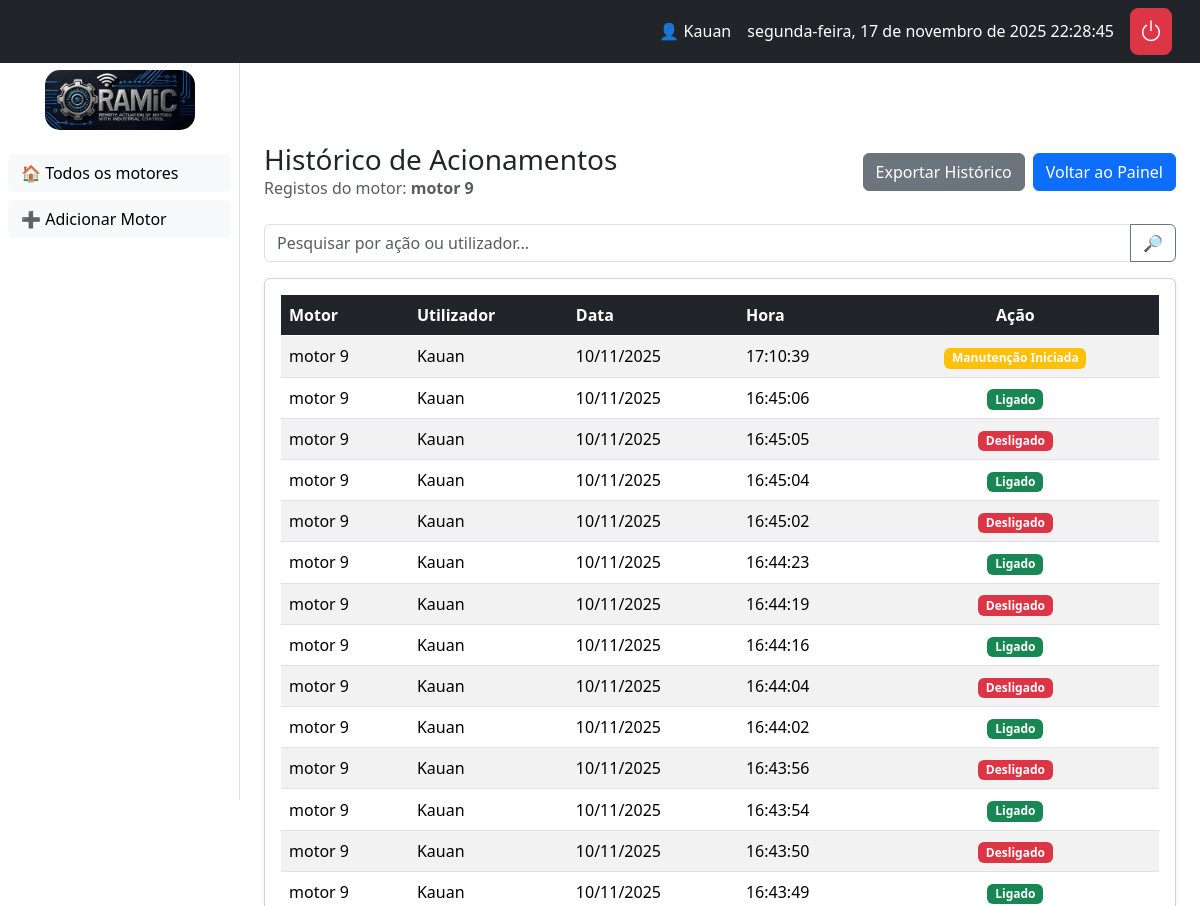
The page /motor/1/historico/ (signed in, upper part) on the database as committed earlier.
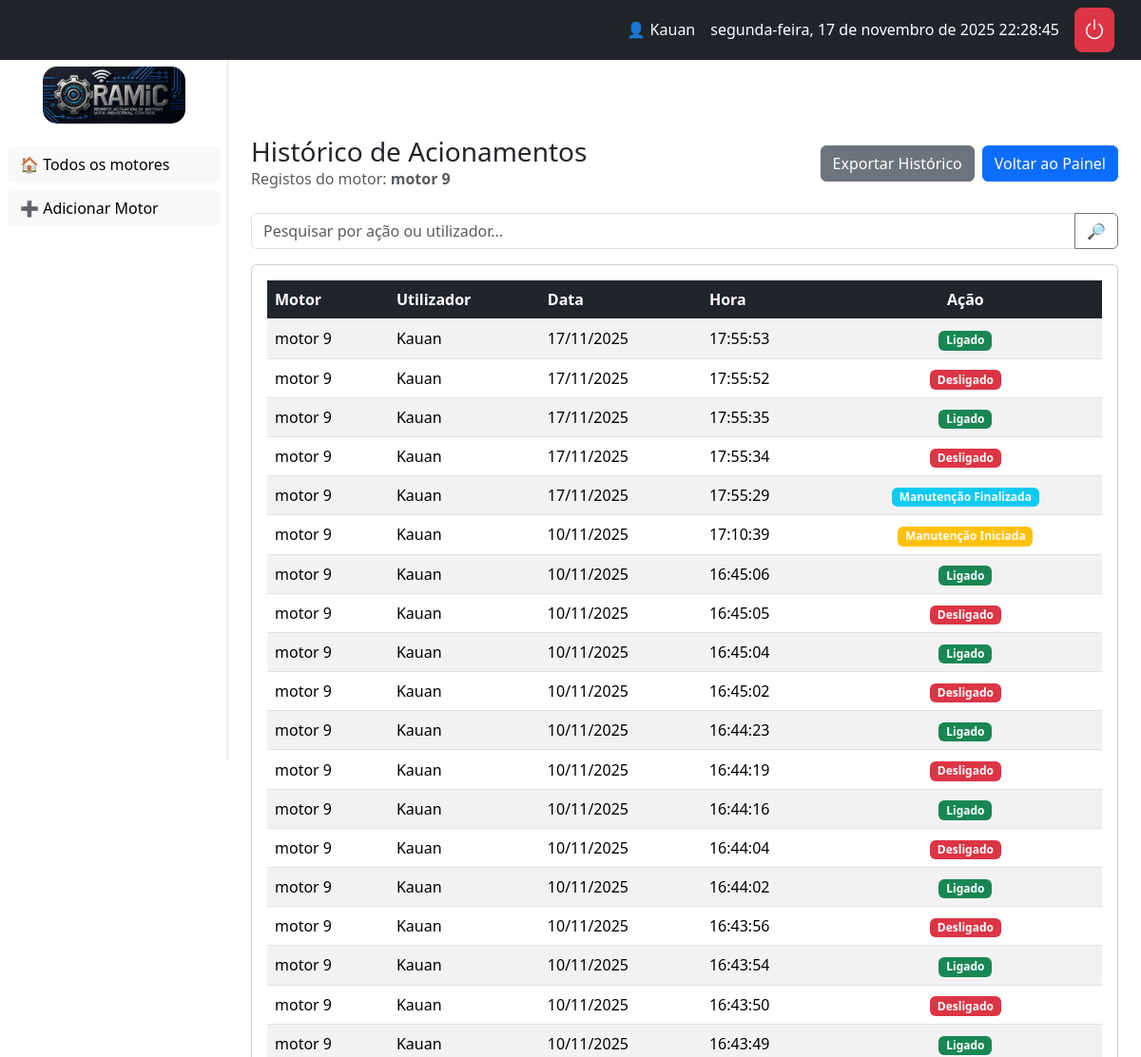
The same page on the database as committed later.
### core/models.py (models this page shows, shortened)
class Motor(models.Model):
    grupos = models.ManyToManyField(Group, related_name="motores")
    nome = models.CharField(max_length=100)
    numero_serie = models.CharField(max_length=50, unique=True)
    descricao = models.TextField(blank=True, null=True)
    imagem = models.ImageField(upload_to="motores/", blank=True, null=True)
    localizacao = models.CharField(max_length=100, blank=True)
    modelo = models.CharField(max_length=100, blank=True)
    corrente = models.FloatField(null=True, blank=True, help_text="Corrente em Ampères (A)")
    potencia = models.FloatField(null=True, blank=True, help_text="Potência em Watts (W)")
    tensao = models.CharField(max_length=50, blank=True, help_text="Ex: 110V, 220V")
    ligado = models.BooleanField(default=False)
    em_manutencao = models.BooleanField(default=False)
    last_heartbeat = models.DateTimeField(null=True, blank=True)

class LogAcionamento(models.Model):
    ACOES = [
        ("LIGADO", "Ligado"),
        ("DESLIGADO", "Desligado"),
        ("MANUTENCAO_INICIO", "Manutenção Iniciada"),
        ("MANUTENCAO_FIM", "Manutenção Finalizada"),
    ]
    motor = models.ForeignKey(Motor, related_name="logs", on_delete=models.CASCADE)
    usuario = models.ForeignKey(User, on_delete=models.SET_NULL, null=True, blank=True)
    acao = models.CharField(max_length=20, choices=ACOES)
    timestamp = models.DateTimeField(auto_now_add=True)

### core/views.py (the view)
# urls.py: path("motor/<int:motor_id>/historico/", views.historico_view, name="historico"),
@login_required
def historico_view(request, motor_id: int):
    motor = get_object_or_404(Motor, id=motor_id)
    q = request.GET.get("q", "").strip()
    logs = motor.logs.all().order_by('-timestamp')
    if q:
        user_match = User.objects.filter(username__iexact=q).first()
        if user_match:
            logs = logs.filter(usuario=user_match)
        else:
            logs = logs.filter(acao__icontains=q)
    return render(request, "core/motores/historico.html", {"motor": motor, "logs": logs, "q": q})

### templates/core/motores/historico.html
{% extends "core/base.html" %}
{% load django_bootstrap5 %}
{% block content %}
<div class="d-flex align-items-center justify-content-between mb-4">
  <div>
    <h3 class="mb-0">Histórico de Acionamentos</h3>
    {% if motor %}
      <p class="text-muted mb-0">Registos do motor: <strong>{{ motor.nome }}</strong></p>
    {% endif %}
  </div>
  <div class="d-flex gap-2">
    <a href="{% url 'exportar_historico_csv' %}" class="btn btn-secondary">Exportar Histórico</a>
    <a href="{% url 'painel' %}" class="btn btn-primary">Voltar ao Painel</a>
  </div>
</div>
<form class="mb-3" method="get">
  <div class="input-group">
    <input type="text" class="form-control" name="q" placeholder="Pesquisar por ação ou utilizador..." value="{{ q }}">
    <button class="btn btn-outline-secondary" type="submit">🔎</button>
  </div>
</form>
<div class="card shadow-sm">
  <div class="card-body">
    <div class="table-responsive">
      <table class="table table-striped table-hover align-middle mb-0">
        <thead class="table-dark">
          <tr>
            <th>Motor</th>
            <th>Utilizador</th>
            <th>Data</th>
            <th>Hora</th>
            <th class="text-center">Ação</th>
          </tr>
        </thead>
        <tbody>
          {% for log in logs %}
          <tr>
            <td>{{ log.motor.nome }}</td>
            <td>{{ log.usuario.username|default:"Sistema" }}</td>
            <td>{{ log.timestamp|date:"d/m/Y" }}</td>
            <td>{{ log.timestamp|time:"H:i:s" }}</td>
            <td class="text-center">
              {% if log.acao == "LIGADO" %}
                <span class="badge btn-success">{{ log.get_acao_display }}</span>
              {% elif log.acao == "DESLIGADO" %}
                <span class="badge btn-danger">{{ log.get_acao_display }}</span>
              {% elif log.acao == "MANUTENCAO_INICIO" %}
                <span class="badge btn-warning">Manutenção Iniciada</span>
              {% elif log.acao == "MANUTENCAO_FIM" %}
                <span class="badge btn-info">Manutenção Finalizada</span>
              {% else %}
                <span class="badge btn-secondary">{{ log.acao }}</span>
              {% endif %}
            </td>
          </tr>
          {% empty %}
          <tr>
            <td colspan="5" class="text-center p-4">
              <p class="mb-0">Ainda não existem registos para este motor.</p>
            </td>
          </tr>
          {% endfor %}
        </tbody>
      </table>
    </div>
  </div>
</div>
{% endblock %}

### templates/core/base.html (shortened to what this page needs)
{% load static %}
{% load django_bootstrap5 %}
<!doctype html>
<html lang="pt-br">
  <head>
    <link rel="stylesheet" href="{% static 'css/style.css' %}">
    <link rel="stylesheet" href="{% static 'css/style.css' %}">
    <link rel="stylesheet" href="{% static 'bootstrap/css/bootstrap.min.css' %}">
    {% bootstrap_css %}
    <link rel="stylesheet" href="https://cdn.jsdelivr.net/npm/bootstrap-icons@1.11.3/font/bootstrap-icons.min.css">
    <link rel="stylesheet" href="https://cdnjs.cloudflare.com/ajax/libs/font-awesome/6.0.0-beta3/css/all.min.css">
  </head>
  <body>
    {% if user.is_authenticated %}
      <nav class="navbar navbar-dark bg-dark px-3 top-navbar">
        <div class="container-fluid">
          <div class="d-flex align-items-center text-white">
            <span class="me-3">👤 {{ request.user.username }}</span>
            <span id="datetime" class="me-3 d-none d-md-inline"></span>
            <a href="{% url 'logout' %}" class="btn btn-danger p-2 lh-1" title="Sair" style="border-radius: 0.5rem;">
              <i class="bi bi-power h4 mb-0"></i>
          </a>
          </div>
        </div>
      </nav>
      <aside class="sidebar" id="sidebar">
        <div class="text-center mb-4">
          <a href="{% url 'painel' %}">
            <img src="{% static 'img/Ramic-logo.png' %}" alt="RAMIC Logo" class="img-fluid" style="max-width: 150px; border-radius: 15px;">
          </a>
        </div>
        <ul class="list-unstyled px-2">
          <li class="mb-2"><a class="btn btn-light w-100 text-start" href="{% url 'painel' %}">🏠 Todos os motores</a></li>
          <li class="mb-2"><a class="btn btn-light w-100 text-start" href="{% url 'adicionar_motor' %}">➕ Adicionar Motor</a></li>
        </ul>
      </aside>
      <main class="content" id="content">
        {% block content %}{% endblock %}
      </main>
    {% else %}
      <main class="container py-5">
        {% bootstrap_messages %}
        {% block content_unauthenticated %}{% endblock %}
      </main>
    {% endif %}
  </body>
</html>

### static/css/style.css (style rules this page uses)
body { background-color: #f8f9fa; }
.sidebar { width: 240px; min-height: 100vh; background: #fff; border-right: 1px solid #dee2e6; position: fixed; left: 0; top: 0; padding-top: 70px; transition: transform 0.3s ease-in-out; z-index: 1040; }
.content { margin-left: 240px; padding: 24px; padding-top: 80px; transition: margin-left 0.3s ease-in-out; }
.top-navbar { position: fixed; top: 0; width: 100%; z-index: 1050; }

Rows that differ between the two databases and show on the page:
added LogAcionamento: motor.nome "motor 9", usuario.username "Kauan", timestamp "17/11/2025", timestamp "17:55:53", acao "Ligado"
added LogAcionamento: motor.nome "motor 9", usuario.username "Kauan", timestamp "17/11/2025", timestamp "17:55:52", acao "Desligado"
added LogAcionamento: motor.nome "motor 9", usuario.username "Kauan", timestamp "17/11/2025", timestamp "17:55:35", acao "Ligado"
added LogAcionamento: motor.nome "motor 9", usuario.username "Kauan", timestamp "17/11/2025", timestamp "17:55:34", acao "Desligado"
added LogAcionamento: motor.nome "motor 9", usuario.username "Kauan", timestamp "17/11/2025", timestamp "17:55:29", acao "Manutenção Finalizada"
